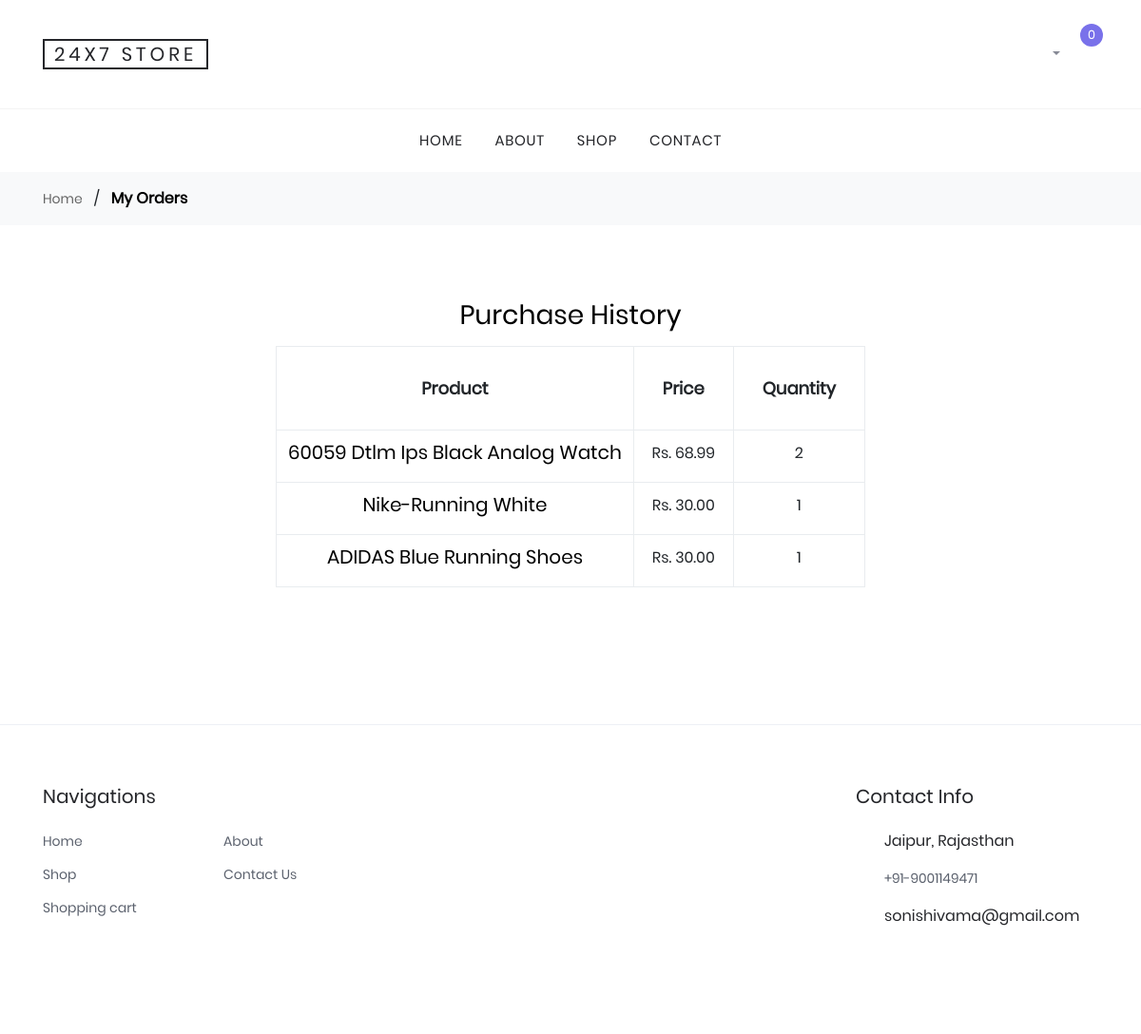
The app's page /users/myorders/ (signed in), older data.
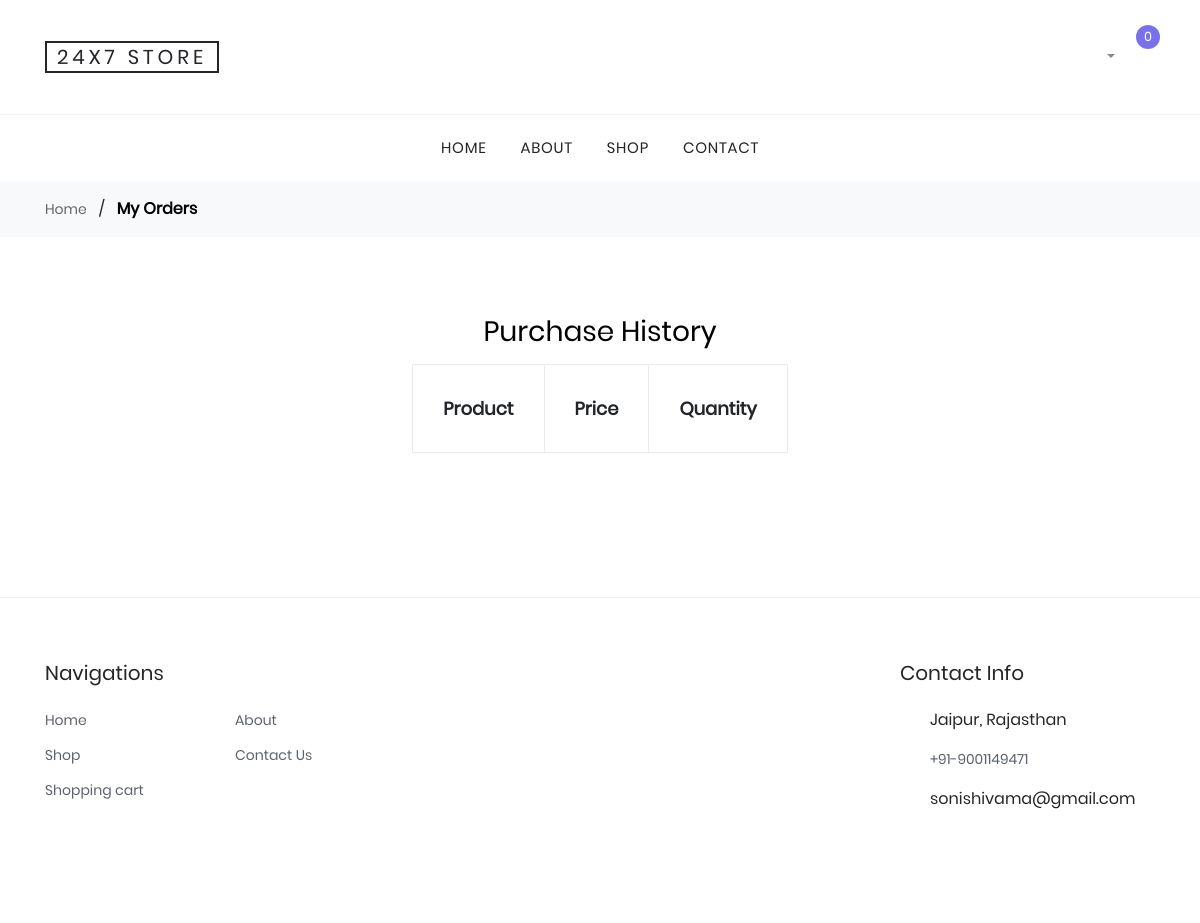
The same page, newer data.
### orders/models.py (models this page shows, shortened)
class OrderItem(models.Model):
    order = models.ForeignKey(
        Order, related_name='items', on_delete=models.CASCADE)
    product = models.ForeignKey(
        Product, related_name='order_items', on_delete=models.CASCADE)
    price = models.DecimalField(max_digits=10, decimal_places=2)
    quantity = models.PositiveIntegerField(default=1)

### shop/models.py (models this page shows, shortened)
class Product(models.Model):
    category=models.ForeignKey(Category,
                                related_name='products',
                                on_delete=models.CASCADE)
    name=models.CharField(max_length=200, db_index=True)
    slug=models.SlugField(max_length=200, unique=True)
    image=models.ImageField(upload_to='products/%Y/%m/%d', blank='True')
    description=models.TextField(blank=True)
    price=models.DecimalField(max_digits=10, decimal_places=2)
    stock=models.IntegerField(default=0)
    available=models.BooleanField(default=True)
    created=models.DateTimeField(auto_now_add=True)
    updated=models.DateTimeField(auto_now=True)
    class Meta:
        ordering=('name',)
        index_together=(('id', 'slug'),)
    def __str__(self):
        return self.name

### users/views.py (the view)
def myorders(request):
    user_order = Order.objects.all()
    item_order = OrderItem.objects.all()
    product= Product.objects.all()
    return render(request, 'users/myorders.html', {'item_order': item_order, 'user_order':user_order , 'product': product})

### cart/cart.py (called while the page is built)
    def __len__(self):
        return sum(item['quantity'] for item in self.cart.values())

### cart/context_processors.py (called while the page is built)
def cart(request):
    return {'cart': Cart(request)}

### users/templates/users/myorders.html (shortened to what this page needs)
{% extends "shop/base.html" %}
{% load static %}
{% block content %}
  <div class="bg-light py-3">
    <div class="container">
      <div class="row">
        <div class="col-md-12 mb-0"><a href="/">Home</a> <span class="mx-2 mb-0">/</span> <strong class="text-black">My Orders</strong></div>
      </div>
    </div>
  </div>
  <div class="site-section">
      <div class="container">
            <h3 class="display-5 text-black mb-3 text-center">Purchase History</h3>
        <div class="row mb-5 justify-content-center">
            <div class="site-blocks-table">
              <table class="table table-bordered" >
                <thead>
                  <tr>
                    <th class="product-name">Product</th>
                    <th class="product-price">Price</th>
                    <th class="product-quantity">Quantity</th>
                  </tr>
                </thead>
                <tbody>
                {% for j in user_order %}
                    {% if j.user == user %}
                      {%  for i in item_order %}
                      <tr>
                          {% if i.order_id == j.id %}
                          <td class="product-name">
                            <h2 class="h5 text-black">{{ i.product }}</h2>
                          </td>
                          <td>Rs. {{ i.price }}</td>
                          <td>{{ i.quantity }}</td>
                          {% endif %}
                        </tr>
                      {% endfor %}
                    {% endif %}
                  {% endfor %}
                </tbody>
              </table>
            </div>
          </div>
        </div>
    </div>
{% endblock %}

### shop/templates/shop/base.html (shortened to what this page needs)
{% load static %}
<!DOCTYPE html>
<html lang="en">
  <head>
    <link rel="stylesheet" href="{% static "fonts/icomoon/style.css" %}">
    <link rel="stylesheet" href="{% static "css/bootstrap.min.css" %}">
    <link rel="stylesheet" href="{% static "css/magnific-popup.css" %}">
    <link rel="stylesheet" href="{% static "css/jquery-ui.css" %}">
    <link rel="stylesheet" href="{% static "css/owl.carousel.min.css" %}">
    <link rel="stylesheet" href="{% static "css/owl.theme.default.min.css" %}">
    <link rel="stylesheet" href="{% static "css/checkout.css" %}">
    <link rel="stylesheet" href="{% static "css/aos.css" %}">
    <link rel="stylesheet" href="{% static "css/style.css" %}">
    <link rel="stylesheet" type="text/css" href="{% static "vendor/bootstrap/css/bootstrap.min.css" %}">
    <link rel="stylesheet" type="text/css" href="{% static "fonts/font-awesome-4.7.0/css/font-awesome.min.css" %}">
    <link rel="stylesheet" type="text/css" href="{% static "fonts/iconic/css/material-design-iconic-font.min.css" %}">
    <link rel="stylesheet" type="text/css" href="{% static "vendor/animate/animate.css" %}">
    <link rel="stylesheet" type="text/css" href="{% static "vendor/css-hamburgers/hamburgers.min.css" %}">
    <link rel="stylesheet" type="text/css" href="{% static "vendor/animsition/css/animsition.min.css" %}">
    <link rel="stylesheet" type="text/css" href="{% static "vendor/select2/select2.min.css" %}">
    <link rel="stylesheet" type="text/css" href="{% static "vendor/daterangepicker/daterangepicker.css" %}">
    <link rel="stylesheet" type="text/css" href="{% static "css/util.css" %}">
    <link rel="stylesheet" type="text/css" href="{% static "css/main1.css" %}">
  </head>
  <body>
    <div class="site-wrap">
      <header class="site-navbar" role="banner">
        <div class="site-navbar-top">
          <div class="container">
            <div class="row align-items-center">
              <div class="col-auto mb-1 mb-md-0 col-md-4 order-1 order-md-1 text-left">
                <div class="site-logo">
                  <a href="/" class="js-logo-clone">24x7 Store</a>
                </div>
              </div>
              <div class="col-auto col-md-8 order-3 order-md-3 text-right">
                <div class="site-top-icons">
                  <ul >
                    {% if user.is_authenticated %}
                      <li >
                            <div class="dropdown">
                              <a href="#" role="button" class=" dropdown-toggle" data-toggle="dropdown" aria-haspopup="true" aria-expanded="false">
                                <span class="icon icon-person"></span>
                              </a>
                            </div>
                        </li>
                        <li>
                            {% with total_items=cart|length %}
                            <a href="{% url "cart:cart_detail" %}" class="site-cart">
                                <span class="icon icon-shopping_cart"></span>
                                <span class="count">
                                    {{ total_items}}
                            {% endwith %}
                            </span>
                          </a>
                        </li>
                    {% endif %}
                  </ul>
                </div>
              </div>
            </div>
          </div>
        </div>
        <nav class="site-navigation text-right text-md-center" role="navigation">
          <div class="container">
            <ul class="site-menu js-clone-nav d-none d-md-block">
              <li>
                <a href="/">Home</a>
              </li>
              <li>
                <a href="{% url "shop:about" %}">About</a>
              </li>
              <li><a href="{% url "shop:product_list" %}">Shop</a></li>
              <li><a href="{% url "shop:contact" %}">Contact</a></li>
            </ul>
          </div>
        </nav>
      </header>
      <div >
          {% block content %}
          {% endblock %}
      </div>
    <footer class="site-footer border-top">
      <div class="container">
        <div class="row">
          <div class="col-lg-6 mb-5 mb-lg-0">
            <div class="row">
              <div class="col-md-12">
                <h3 class="footer-heading mb-4">Navigations</h3>
              </div>
              <div class="col-md-6 col-lg-4">
                <ul class="list-unstyled">
                  <li><a href="/">Home</a></li>
                  <li><a href="{% url "shop:product_list" %}">Shop</a></li>
                  <li><a href="{% url "cart:cart_detail" %}">Shopping cart</a></li>
                </ul>
              </div>
              <div class="col-md-6 col-lg-4">
                <ul class="list-unstyled">
                  <li><a href="{% url "shop:about" %}">About</a></li>
                  <li><a href="{% url "shop:contact" %}">Contact Us</a></li>
                </ul>
              </div>
              <div class="col-md-6 col-lg-4">
              </div>
            </div>
          </div>
          <div class="col-md-6 col-lg-3 mb-4 mb-lg-0">
          </div>
          <div class="col-md-6 col-lg-3">
            <div class="block-5 mb-5">
              <h3 class="footer-heading mb-4">Contact Info</h3>
              <ul class="list-unstyled">
                <li class="address">Jaipur, Rajasthan</li>
                <li class="phone"><a href="tel://23923929210">+91-9001149471</a></li>
                <li class="email">sonishivama@gmail.com</li>
              </ul>
            </div>
          </div>
        </div>
      </div>
    </footer>
  </div>
  </body>
</html>

### shop/static/css/style.css (style rules this page uses)
body { line-height: 1.7; color: #8c92a0; font-weight: 300; font-size: 16px; overflow-x: hidden; }
a { -webkit-transition: 0.3s all ease; -o-transition: 0.3s all ease; transition: 0.3s all ease; }
.text-black { color: #000; }
.site-wrap:before { -webkit-transition: 0.3s all ease-in-out; -o-transition: 0.3s all ease-in-out; transition: 0.3s all ease-in-out; background: rgba(0, 0, 0, 0.6); content: ""; position: absolute; z-index: 2000; top: 0; left: 0; right: 0; bottom: 0; opacity: 0; visibility: hidden; }
.site-section { padding: 2.5em 0; }
@media (min-width: 768px) { .site-section { padding: 5em 0; } }
.border-top { border-top: 1px solid #edf0f5 !important; }
.site-footer { padding: 4em 0; }
.site-footer ul li { margin-bottom: 10px; }
.site-footer ul li a { color: #5c626e; }
.site-footer .footer-heading { font-size: 20px; color: #25262a; }
.site-navbar { background: #fff; margin-bottom: 0px; z-index: 1999; position: relative; }
.site-navbar .site-navbar-top { border-bottom: 1px solid #f3f3f4; padding-top: 20px; padding-bottom: 20px; margin-bottom: 0px; }
@media (min-width: 768px) { .site-navbar .site-navbar-top { padding-top: 40px; padding-bottom: 40px; } }
.site-navbar .site-logo a { text-transform: uppercase; color: #25262a; letter-spacing: 0.2em; font-size: 20px; padding-left: 10px; padding-right: 10px; border: 2px solid #25262a; }
.site-navbar a { color: #868995; }
.site-navbar .icon { font-size: 20px; }
.site-navbar .site-top-icons ul, .site-navbar .site-top-icons ul li { padding: 0; margin: 0; list-style: none; }
.site-navbar .site-top-icons ul li { display: inline-block; }
.site-navbar .site-top-icons ul li a { margin-right: 10px; }
.site-navbar .site-top-icons ul li a.site-cart { display: block; position: relative; }
.site-navbar .site-top-icons ul li a.site-cart .count { position: absolute; top: 0; right: 0; margin-right: -15px; margin-top: -20px; font-size: 13px; width: 24px; height: 24px; line-height: 24px; border-radius: 50%; display: block; text-align: center; background: #7971ea; color: #fff; -webkit-transition: 0.2s all ease-in-out; -o-transition: 0.2s all ease-in-out; transition: 0.2s all ease-in-out; }
.site-navbar .site-navigation .site-menu { margin-bottom: 0; }
.site-navbar .site-navigation .site-menu a { text-decoration: none !important; font-size: 15px; display: inline-block; }
.site-navbar .site-navigation .site-menu > li { display: inline-block; padding: 10px 5px; }
.site-navbar .site-navigation .site-menu > li > a { padding: 10px 10px; text-transform: uppercase; letter-spacing: 0.05em; color: #25262a; font-size: 15px; text-decoration: none !important; }
.site-mobile-menu .site-mobile-menu-header .site-mobile-menu-logo a { display: inline-block; text-transform: uppercase; color: #25262a; letter-spacing: 0.2em; font-size: 20px; padding-left: 10px; padding-right: 10px; border: 2px solid #25262a; }
.site-mobile-menu .site-nav-wrap { padding: 0; margin: 0; list-style: none; position: relative; }
.site-mobile-menu .site-nav-wrap a { padding: 10px 20px; display: block; position: relative; color: #212529; }
.site-mobile-menu .site-nav-wrap li { position: relative; display: block; }
.site-mobile-menu .site-nav-wrap > li { display: block; position: relative; float: left; width: 100%; }
.site-mobile-menu .site-nav-wrap > li > a { padding-left: 20px; font-size: 20px; }
.block-5 ul, .block-5 ul li { list-style: none; padding: 0; margin: 0; line-height: 1.5; }
.block-5 ul li { padding-left: 30px; position: relative; margin-bottom: 15px; color: #25262a; }
.block-5 ul li:before { top: 0; font-family: "icomoon"; content: ""; position: absolute; left: 0; font-size: 20px; line-height: 1; color: #7971ea; }
.block-5 ul li.address:before { content: "\e8b4"; }
.block-5 ul li.email:before { content: "\f0e0"; }
.block-5 ul li.phone:before { content: "\f095"; }
.site-blocks-table { overflow: auto; }
.site-blocks-table thead th { padding: 30px; text-align: center; border-width: 1px !important; vertical-align: middle; color: #212529; font-size: 18px; }

### shop/static/css/main1.css (style rules this page uses)
* { margin: 0px; padding: 0px; box-sizing: border-box; }
body, html { height: 100%; font-family: Poppins-Regular, sans-serif; }
a { font-family: Poppins-Regular; font-size: 14px; line-height: 1.7; color: #666666; margin: 0px; transition: all 0.4s; -webkit-transition: all 0.4s; -o-transition: all 0.4s; -moz-transition: all 0.4s; }
h1,h2,h3,h4,h5,h6 { margin: 0px; }
ul, li { margin: 0px; list-style-type: none; }

Row changes from the older to the newer data that the page shows:
removed OrderItem: product "60059 Dtlm Ips Black Analog Watch", price "68.99", quantity "2"
removed OrderItem: product "Nike-Running White", price "30.00", quantity "1"
removed OrderItem: product "ADIDAS Blue Running Shoes", price "30.00", quantity "1"
